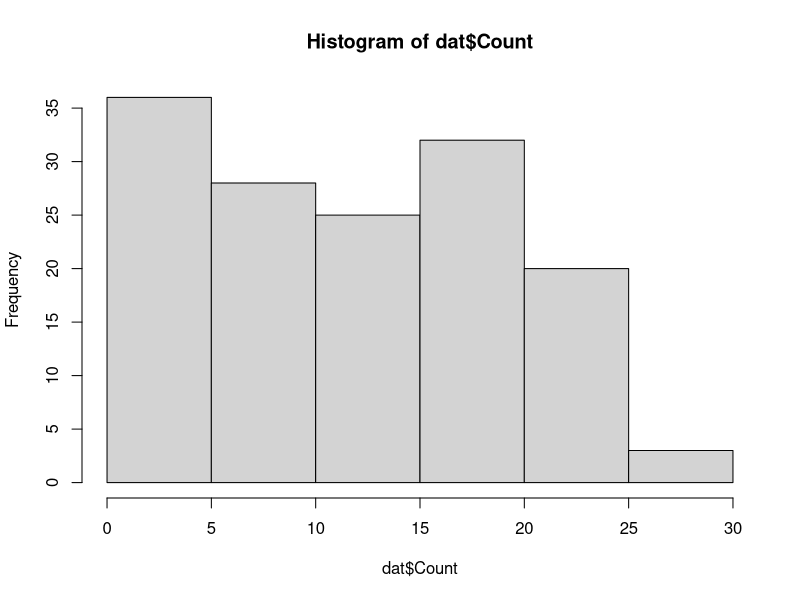
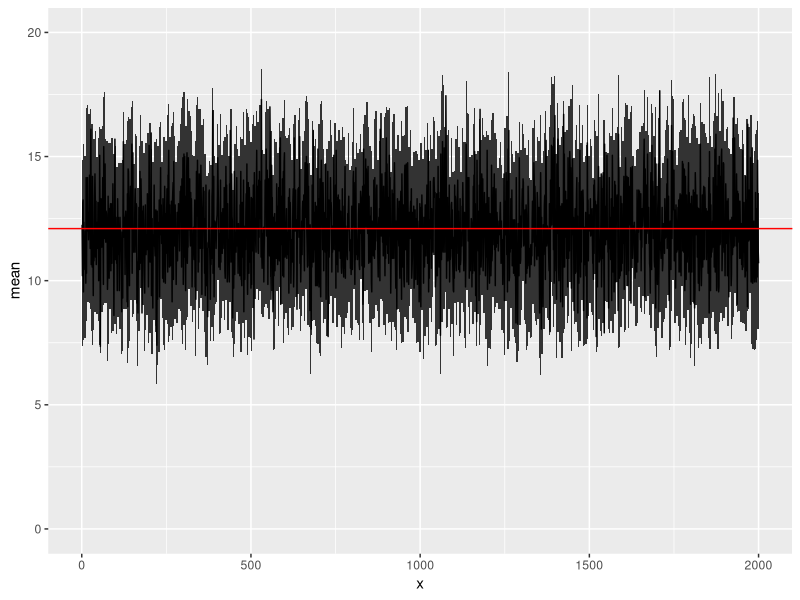

R code for these plots, in order:

# load data
 dat = read.csv("Counts_Kangaroo.csv",colClasses = "integer")

# We are interested in constructing confidence intervals
# for the sample mean and for the estimate of total population siz
# of Kangaroos
 

  head(dat)
  dim(dat)
  
  N = nrow(dat)  
  
  hist(dat$Count)
  
# True population size
  Total = sum(dat$Count)
  
# Population mean
  mu =  mean(dat$Count)

# Randomly sample 
  
  n = 20
  n.sim = 2000
  
# Type I error
  alpha = 0.1
  
  confidence.coef = 1-alpha

  # quantiles
  p.upper = confidence.coef+alpha/2
  p.lower = 0+alpha/2

  

save.outputs <- data.frame(matrix(ncol = 8, nrow = n.sim))

colnames(save.outputs) <- c("mean", "mean.LCL", "mean.UCL", "mean.indicator",
                            "tau", "tau.LCL", "tau.UCL", "total.indicator"
                            )

for(i in 1:n.sim){
  mu.indicator = 0
  total.indicator = 0
  
  y = sample(dat$Count,size=n)
  y.mean= mean(y)
  
  y.LCL = y.mean + qt(p.lower,df=length(y)-1) * sqrt(((N-n)/N)*(var(y)/n))
  y.UCL = y.mean + qt(p.upper,df=length(y)-1) * sqrt(((N-n)/N)*(var(y)/n))
  
 if (y.LCL<mu & mu < y.UCL) {mu.indicator = 1}
  
  tau = N*y.mean
  
  
  tau.LCL = tau + qt(p.lower,df=length(y)-1) * sqrt(N*(N-n)*var(y)/n)
  tau.UCL = tau + qt(p.upper,df=length(y)-1) * sqrt(N*(N-n)*var(y)/n)
  
  
  if (tau.LCL<Total & Total < tau.UCL) {total.indicator = 1}

  save.outputs$mean[i] = y.mean
  save.outputs$mean.LCL[i] = y.LCL
  save.outputs$mean.UCL[i] = y.UCL
  save.outputs$mean.indicator[i] = mu.indicator
  
  save.outputs$tau[i] = tau
  save.outputs$tau.LCL[i] = tau.LCL
  save.outputs$tau.UCL[i] = tau.UCL
  save.outputs$total.indicator[i] = total.indicator
  
}

head(save.outputs)

# should be near a probability of confidence.coef
mean(save.outputs$total.indicator)

# should be near a probability of confidence.coef
mean(save.outputs$mean.indicator)



library(ggplot2)

save.outputs$x= 1:n.sim

#Plot CI's and truth

ggplot(data = save.outputs, aes(x = x, y = mean)) +
         geom_ribbon(aes(ymin = mean.LCL, ymax = mean.UCL)) +
         geom_line()+ geom_hline(yintercept = mu,color="red")+
         ylim(0,20)
  
